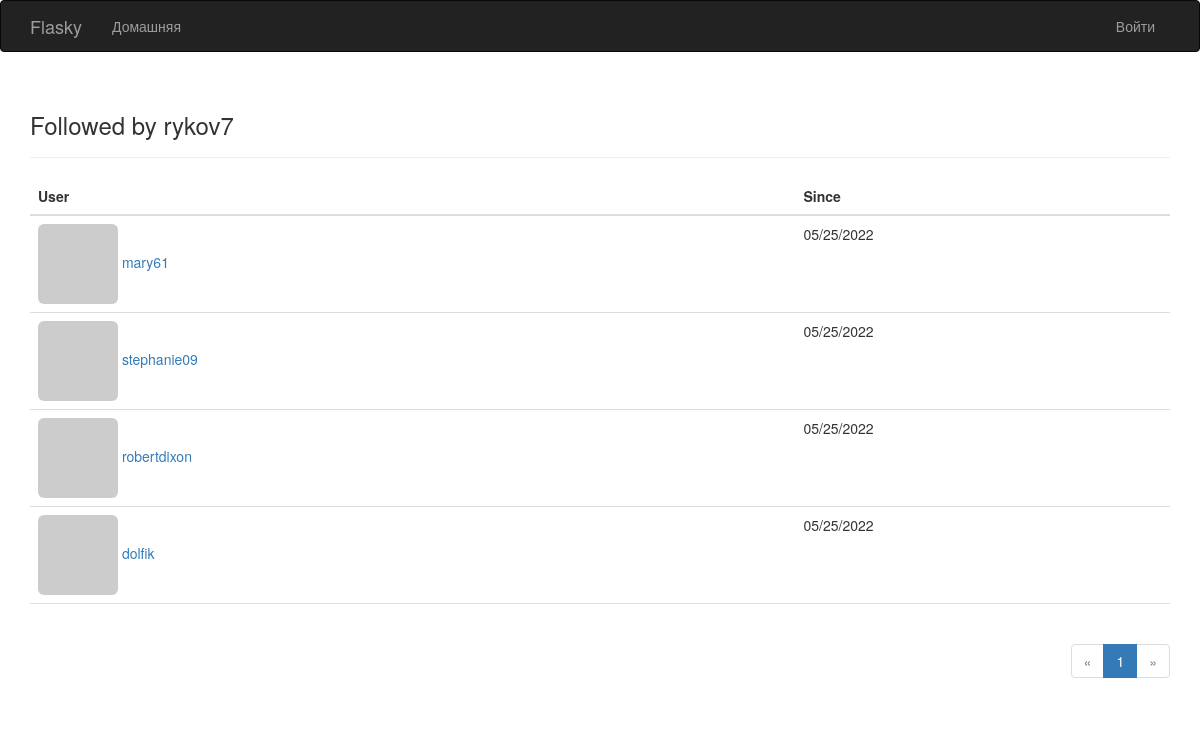
Page /followed_by/rykov7 on the committed database.
### app/models.py (models this page shows, shortened)
class User(UserMixin, db.Model):
    __tablename__ = 'users'
    id = db.Column(db.Integer, primary_key=True)
    email = db.Column(db.String(64), unique=True, index=True)
    username = db.Column(db.String(64), unique=True, index=True)
    password_hash = db.Column(db.String(128))
    role_id = db.Column(db.Integer, db.ForeignKey('roles.id'))
    confirmed = db.Column(db.Boolean, default=False)
    name = db.Column(db.String(64))
    location = db.Column(db.String(64))
    about_me = db.Column(db.Text())
    member_since = db.Column(db.DateTime(), default=datetime.utcnow)
    last_seen = db.Column(db.DateTime(), default=datetime.utcnow)
    avatar_hash = db.Column(db.String(32))
    posts = db.relationship('Post', backref='author', lazy='dynamic')
    comments = db.relationship('Comment', backref='author', lazy='dynamic')
    followed = db.relationship('Follow',
                               foreign_keys=[Follow.follower_id],
                               backref=db.backref('follower', lazy='joined'),
                               lazy='dynamic',
                               cascade='all, delete-orphan')
    followers = db.relationship('Follow',
                                foreign_keys=[Follow.followed_id],
                                backref=db.backref('followed', lazy='joined'),
                                lazy='dynamic',
                                cascade='all, delete-orphan')
    @property
    def password(self):
        raise AttributeError('password is not a readable attribute')
    def gravatar(self, size=100, default='identicon', rating='g'):
        if request.is_secure:
            url = 'https://secure.gravatar.com/avatar'
        else:
            url = 'http://secure.gravatar.com/avatar'
        hash = hashlib.md5(self.email.lower().encode('utf-8')).hexdigest()
        return f'{url}/{hash}?s={size}&d={default}&r={rating}'

class Follow(db.Model):
    __tablename__ = 'follows'
    follower_id = db.Column(db.Integer, db.ForeignKey('users.id'),
                            primary_key=True)
    followed_id = db.Column(db.Integer, db.ForeignKey('users.id'),
                            primary_key=True)
    timestamp = db.Column(db.DateTime, default=datetime.utcnow)

### app/main/views.py (the view)
@main.route('/followed_by/<username>')
def followed_by(username):
    user = User.query.filter_by(username=username).first()
    if user is None:
        flash('Некорректный пользователь.')
        return redirect(url_for('.index'))
    page = request.args.get('page', 1, type=int)
    pagination = user.followed.paginate(
        page, per_page=current_app.config['FLASKY_FOLLOWERS_PER_PAGE'],
        error_out=False)
    follows = [{'user': item.followed, 'timestamp': item.timestamp}
               for item in pagination.items]
    return render_template('followers.html', user=user, title='Followed by',
                           endpoint='.followed_by', pagination=pagination,
                           follows=follows)

### app/auth/views.py (called while the page is built)
@auth.before_app_request
def before_request():
    if current_user.is_authenticated:
        current_user.ping()
        if not current_user.confirmed \
                and request.blueprint != 'auth' \
                and request.endpoint != 'static':
            return redirect(url_for('auth.unconfirmed'))

### app/main/__init__.py (called while the page is built)
@main.app_context_processor
def inject_permissions():
    return dict(Permission=Permission)

### app/main/views.py (called while the page is built)
@main.after_app_request
def after_request(response):
    for query in get_debug_queries():
        if query.duration >= current_app.config['FLASKY_SLOW_DB_QUERY_TIME']:
            current_app.logger.warning(
                'Slow query: %s\nParameters: %s\nDuration: %fs\nContext: %s\n' %
                (query.statement, query.parameters, query.duration, query.context))
    return response

### app/models.py (called while the page is built)
    def can(self, permissions):
        return False

### app/templates/followers.html (shortened to what this page needs)
{% extends "base.html" %}
{% import "bootstrap/wtf.html" as wtf %}
{% import "_macros.html" as macros %}
{% block page_content %}
<div class="page-header"><h3>{{ title }} {{ user.username }}</h3></div>
<table class="table table-hover followers">
    <thead><tr><th>User</th><th>Since</th></tr></thead>
 <tr>
{% for follow in follows %}
     {% if follow.user != user %}
        <td><a href="{{ url_for('.user', username=follow.user.username) }}"><img class="img-rounded" src="{{ follow.user.gravatar(size=32) }}"> {{ follow['user'].username }}
        </a>
        </td>
        <td>{{ moment(follow.timestamp).format('L') }}</td>
 </tr>
    {% endif %}
            {% endfor %}
</table>
<div class="pagination">
    {{ macros.pagination_widget(pagination, endpoint, username=user.username) }}
</div>
</div>
{% endblock %}

### app/static/styles.css (style rules this page uses)
div.pagination { width: 100%; text-align: right; padding: 0px; margin: 0px; }
.table.followers tr { border-bottom: 1px solid #e0e0e0; }

### rows in the picture
User: username "rykov7"
User: user.username "mary61"
Follow: timestamp "05/25/2022"
User: user.username "stephanie09"
Follow: timestamp "05/25/2022"
User: user.username "robertdixon"
Follow: timestamp "05/25/2022"
User: user.username "dolfik"
Follow: timestamp "05/25/2022"

### other values in the picture
{{ title }} "Followed by"
{{ p }} "1"
